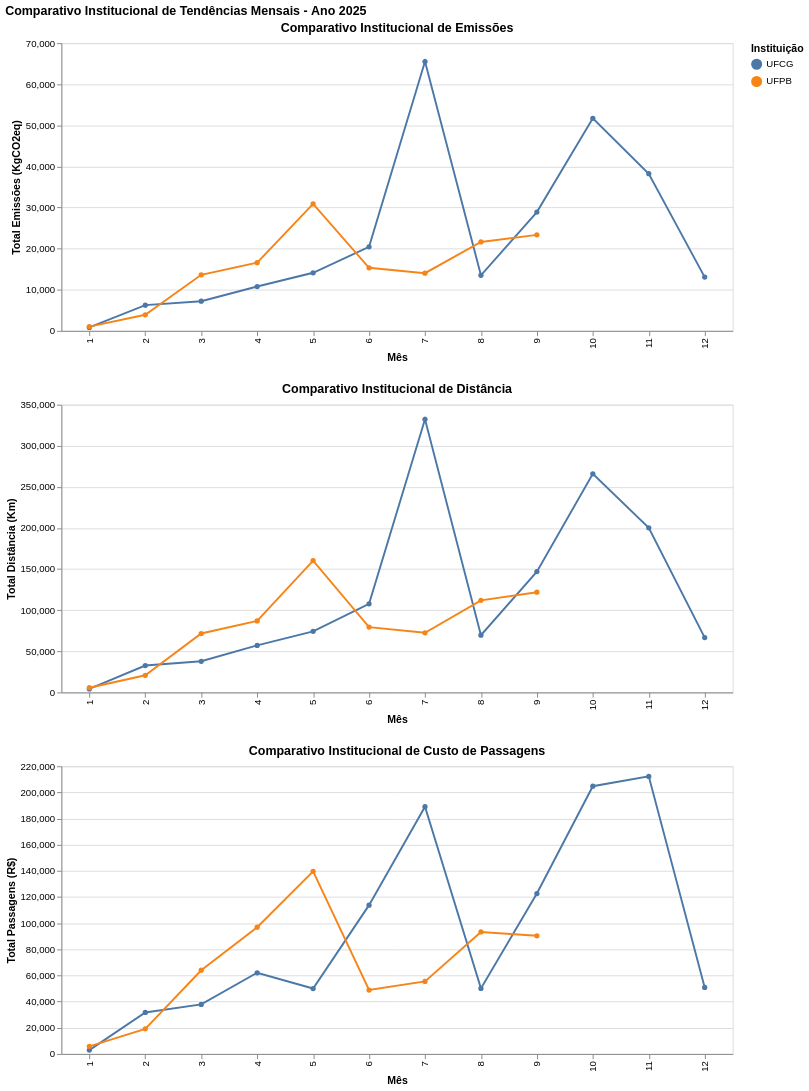

Here is the notebook cell this chart was saved with:
### Code cell
dashboard_comparativo # Descomente para ver o gráfico comparativo

### Figure 1 — Vega-Lite specification as saved in the notebook (floating-point values rounded to 4 significant figures)
{"config": {"view": {"continuousWidth": 300, "continuousHeight": 300}}, "vconcat": [{"mark": {"type": "line", "point": true}, "encoding": {"color": {"field": "Instituicao", "title": "Instituição", "type": "nominal"}, "tooltip": [{"field": "Instituicao", "type": "nominal"}, {"field": "Mes_Ano", "type": "nominal"}, {"field": "Total_Emissoes_KgCO2eq", "format": ",.0f", "title": "Emissões (kg)", "type": "quantitative"}, {"field": "Total_Distancia_Km", "format": ",.0f", "title": "Distância (km)", "type": "quantitative"}, {"field": "Total_Passagens", "format": ",.2f", "title": "Passagens (R$)", "type": "quantitative"}], "x": {"axis": {"labels": true, "ticks": true, "title": "Mês"}, "field": "Mes_Num", "type": "ordinal"}, "y": {"field": "Total_Emissoes_KgCO2eq", "title": "Total Emissões (KgCO2eq)", "type": "quantitative"}}, "name": "view_44", "title": "Comparativo Institucional de Emissões", "width": 700}, {"mark": {"type": "line", "point": true}, "encoding": {"color": {"field": "Instituicao", "title": "Instituição", "type": "nominal"}, "tooltip": [{"field": "Instituicao", "type": "nominal"}, {"field": "Mes_Ano", "type": "nominal"}, {"field": "Total_Emissoes_KgCO2eq", "format": ",.0f", "title": "Emissões (kg)", "type": "quantitative"}, {"field": "Total_Distancia_Km", "format": ",.0f", "title": "Distância (km)", "type": "quantitative"}, {"field": "Total_Passagens", "format": ",.2f", "title": "Passagens (R$)", "type": "quantitative"}], "x": {"axis": {"labels": true, "ticks": true, "title": "Mês"}, "field": "Mes_Num", "type": "ordinal"}, "y": {"field": "Total_Distancia_Km", "title": "Total Distância (Km)", "type": "quantitative"}}, "name": "view_45", "title": "Comparativo Institucional de Distância", "width": 700}, {"mark": {"type": "line", "point": true}, "encoding": {"color": {"field": "Instituicao", "title": "Instituição", "type": "nominal"}, "tooltip": [{"field": "Instituicao", "type": "nominal"}, {"field": "Mes_Ano", "type": "nominal"}, {"field": "Total_Emissoes_KgCO2eq", "format": ",.0f", "title": "Emissões (kg)", "type": "quantitative"}, {"field": "Total_Distancia_Km", "format": ",.0f", "title": "Distância (km)", "type": "quantitative"}, {"field": "Total_Passagens", "format": ",.2f", "title": "Passagens (R$)", "type": "quantitative"}], "x": {"axis": {"labels": true, "ticks": true, "title": "Mês"}, "field": "Mes_Num", "type": "ordinal"}, "y": {"field": "Total_Passagens", "title": "Total Passagens (R$)", "type": "quantitative"}}, "name": "view_46", "title": "Comparativo Institucional de Custo de Passagens", "width": 700}], "data": {"name": "data-946cadf7550a07f1f6c2a30887609281"}, "params": [{"name": "param_12", "select": {"type": "interval", "encodings": ["x", "y"]}, "bind": "scales", "views": ["view_44", "view_45", "view_46"]}], "title": "Comparativo Institucional de Tendências Mensais - Ano 2025", "$schema": "https://vega.github.io/schema/vega-lite/v5.20.1.json", "datasets": {"data-946cadf7550a07f1f6c2a30887609281": [{"Mes_Num": 1, "Mes_Ano": "2025-01", "Total_Distancia_Km": 4231.0, "Total_Emissoes_KgCO2eq": 846.6, "Total_Viagens": 1, "Total_Passagens": 2936.0, "Instituicao": "UFCG"}, {"Mes_Num": 2, "Mes_Ano": "2025-02", "Total_Distancia_Km": 32720.0, "Total_Emissoes_KgCO2eq": 6252.0, "Total_Viagens": 7, "Total_Passagens": 31700.0, "Instituicao": "UFCG"}, {"Mes_Num": 3, "Mes_Ano": "2025-03", "Total_Distancia_Km": 37850.0, "Total_Emissoes_KgCO2eq": 7220.0, "Total_Viagens": 10, "Total_Passagens": 37900.0, "Instituicao": "UFCG"}, {"Mes_Num": 4, "Mes_Ano": "2025-04", "Total_Distancia_Km": 57200.0, "Total_Emissoes_KgCO2eq": 10790.0, "Total_Viagens": 18, "Total_Passagens": 62080.0, "Instituicao": "UFCG"}, {"Mes_Num": 5, "Mes_Ano": "2025-05", "Total_Distancia_Km": 74250.0, "Total_Emissoes_KgCO2eq": 14130.0, "Total_Viagens": 18, "Total_Passagens": 50020.0, "Instituicao": "UFCG"}, {"Mes_Num": 6, "Mes_Ano": "2025-06", "Total_Distancia_Km": 107700.0, "Total_Emissoes_KgCO2eq": 20440.0, "Total_Viagens": 28, "Total_Passagens": 113800.0, "Instituicao": "UFCG"}, {"Mes_Num": 7, "Mes_Ano": "2025-07", "Total_Distancia_Km": 332200.0, "Total_Emissoes_KgCO2eq": 65520.0, "Total_Viagens": 48, "Total_Passagens": 189100.0, "Instituicao": "UFCG"}, {"Mes_Num": 8, "Mes_Ano": "2025-08", "Total_Distancia_Km": 69620.0, "Total_Emissoes_KgCO2eq": 13530.0, "Total_Viagens": 16, "Total_Passagens": 50130.0, "Instituicao": "UFCG"}, {"Mes_Num": 9, "Mes_Ano": "2025-09", "Total_Distancia_Km": 146900.0, "Total_Emissoes_KgCO2eq": 28890.0, "Total_Viagens": 32, "Total_Passagens": 122700.0, "Instituicao": "UFCG"}, {"Mes_Num": 10, "Mes_Ano": "2025-10", "Total_Distancia_Km": 265900.0, "Total_Emissoes_KgCO2eq": 51700.0, "Total_Viagens": 62, "Total_Passagens": 204700.0, "Instituicao": "UFCG"}, {"Mes_Num": 11, "Mes_Ano": "2025-11", "Total_Distancia_Km": 200300.0, "Total_Emissoes_KgCO2eq": 38230.0, "Total_Viagens": 64, "Total_Passagens": 212200.0, "Instituicao": "UFCG"}, {"Mes_Num": 12, "Mes_Ano": "2025-12", "Total_Distancia_Km": 66710.0, "Total_Emissoes_KgCO2eq": 13080.0, "Total_Viagens": 16, "Total_Passagens": 50880.0, "Instituicao": "UFCG"}, {"Mes_Num": 1, "Mes_Ano": "2025-01", "Total_Distancia_Km": 5670.0, "Total_Emissoes_KgCO2eq": 1037.0, "Total_Viagens": 2, "Total_Passagens": 5817.0, "Instituicao": "UFPB"}, {"Mes_Num": 2, "Mes_Ano": "2025-02", "Total_Distancia_Km": 20800.0, "Total_Emissoes_KgCO2eq": 3910.0, "Total_Viagens": 6, "Total_Passagens": 19180.0, "Instituicao": "UFPB"}, {"Mes_Num": 3, "Mes_Ano": "2025-03", "Total_Distancia_Km": 71650.0, "Total_Emissoes_KgCO2eq": 13640.0, "Total_Viagens": 19, "Total_Passagens": 64000.0, "Instituicao": "UFPB"}, {"Mes_Num": 4, "Mes_Ano": "2025-04", "Total_Distancia_Km": 86900.0, "Total_Emissoes_KgCO2eq": 16590.0, "Total_Viagens": 24, "Total_Passagens": 96910.0, "Instituicao": "UFPB"}, {"Mes_Num": 5, "Mes_Ano": "2025-05", "Total_Distancia_Km": 160300.0, "Total_Emissoes_KgCO2eq": 30890.0, "Total_Viagens": 37, "Total_Passagens": 139600.0, "Instituicao": "UFPB"}, {"Mes_Num": 6, "Mes_Ano": "2025-06", "Total_Distancia_Km": 79440.0, "Total_Emissoes_KgCO2eq": 15350.0, "Total_Viagens": 20, "Total_Passagens": 48890.0, "Instituicao": "UFPB"}, {"Mes_Num": 7, "Mes_Ano": "2025-07", "Total_Distancia_Km": 72510.0, "Total_Emissoes_KgCO2eq": 14040.0, "Total_Viagens": 20, "Total_Passagens": 55480.0, "Instituicao": "UFPB"}, {"Mes_Num": 8, "Mes_Ano": "2025-08", "Total_Distancia_Km": 112000.0, "Total_Emissoes_KgCO2eq": 21630.0, "Total_Viagens": 34, "Total_Passagens": 93250.0, "Instituicao": "UFPB"}, {"Mes_Num": 9, "Mes_Ano": "2025-09", "Total_Distancia_Km": 121900.0, "Total_Emissoes_KgCO2eq": 23360.0, "Total_Viagens": 34, "Total_Passagens": 90350.0, "Instituicao": "UFPB"}]}}
